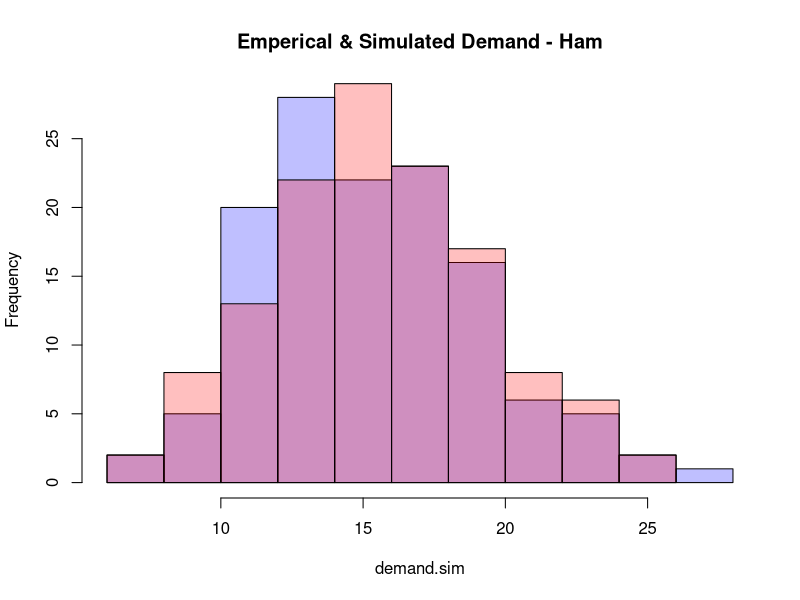

R code for this plot:
## ---- chunk 1
details <- read.csv("details.csv", header = TRUE)
sales <- read.csv("sales.csv", header = TRUE)
library(knitr)
## ---- chunk 2
profit.margin <- data.frame(details$price - details$cost, row.names = c("ham", "turkey", "veggie"))
kable(profit.margin)
## ---- chunk 3
profit.func <- function(demand.sim,inventory.sim){
  profit.sim.func <- ifelse(demand.sim-inventory.sim<=0,demand.sim*3.0-(inventory.sim-demand.sim)*3.5, inventory.sim*3.0)
  profit.sim.func<-sum(profit.sim.func)
  return(profit.sim.func)}
## ---- chunk 4
(obs.profit<-profit.func(sales$demand.ham, sales$available.ham))
## ---- chunk 5
ham.bal <- sales$demand.ham - sales$available.ham
foregone.sales <- ifelse(ham.bal>0, (sales$demand.ham-sales$available.ham)*6.5,0)
unused.inventory <- ifelse(ham.bal<0, (sales$available.ham - sales$demand.ham)*3.5, 0)
(sum(foregone.sales))
(sum(unused.inventory))
## ---- chunk 6
lambda.ham <- mean(sales$demand.ham)
## ---- chunk 7
demand.sim <- sapply(1:130, function(x) rpois(1,lambda.ham))
## ---- chunk 8
hist(demand.sim, col=rgb(0,0,1,1/4), main ="Emperical & Simulated Demand - Ham")
hist(sales$demand.ham,col=rgb(1,0,0,1/4), ylim = 30, add=TRUE)
## ---- chunk 9
sales.model.obs<-function(){
  demand.sim <- rpois(1:130,16)
  inventory.sim <-sales$available.ham
  model.profit <-profit.func(demand.sim, inventory.sim)}

model.simulated.profit <-sapply(1:10000, function(x) sales.model.obs())
difference <- obs.profit - mean(model.simulated.profit)
difference
## ---- chunk 10
sales.model.obs<-function(){
  demand.sim <- rpois(1:130,16.17)
  inventory.sim <-sales$available.ham
  model.profit <-profit.func(demand.sim, inventory.sim)
}

model.simulated.profit <-sapply(1:10000, function(x) sales.model.obs())
#summary(model.simulated.profit)
difference <- obs.profit - mean(model.simulated.profit)
difference
## ---- chunk 11
sales.model.3<-function(sand.no){
  demand.sim <- rpois(1:130, 16.17)
  inventory.sim <-replicate(130, sand.no)
  model.profit <-profit.func(demand.sim, inventory.sim)
}
sand.no <- 14
model.simulated.profit <-sapply(1:10000, function(x) sales.model.3(sand.no))
summary(model.simulated.profit)
difference.14 <-  mean(model.simulated.profit) - obs.profit

sand.no <- 15
model.simulated.profit <-sapply(1:10000, function(x) sales.model.3(sand.no))
summary(model.simulated.profit)
difference.15 <-  mean(model.simulated.profit) - obs.profit

sand.no <- 16
model.simulated.profit <-sapply(1:10000, function(x) sales.model.3(sand.no))
summary(model.simulated.profit)
difference.16 <-  mean(model.simulated.profit) - obs.profit

sand.no <- 17
model.simulated.profit <-sapply(1:10000, function(x) sales.model.3(sand.no))
summary(model.simulated.profit)
difference.17 <-  mean(model.simulated.profit) - obs.profit

constant.count <-cbind(difference.14,difference.15,difference.16,difference.17)
kable(constant.count)
## ---- chunk 12
sales.model.2<-function(){
  demand.sim <- rpois(1:130,16.17)
  inventory.sim <-sample(14:17, 130, replace=TRUE)
  model.profit <-profit.func(demand.sim, inventory.sim)
}

model.simulated.profit <-sapply(1:10000, function(x) sales.model.2())
summary(model.simulated.profit)
difference <-  mean(model.simulated.profit) - obs.profit
difference
## ---- chunk 13
obs.profit.turkey<-profit.func(sales$demand.turkey, sales$available.turkey)
sales.model.obs<-function(){
  demand.sim <- rpois(1:130,21.6)
  inventory.sim <-sales$available.turkey
  model.profit <-profit.func(demand.sim, inventory.sim)
}

model.simulated.profit <-sapply(1:10000, function(x) sales.model.obs())
#summary(model.simulated.profit)
difference <- obs.profit.turkey - mean(model.simulated.profit)
difference
## ---- chunk 14
sales.model.5<-function(sand.no){
  demand.sim <- rpois(1:130, 21.6)
  inventory.sim <-replicate(130, sand.no)
  model.profit <-profit.func(demand.sim, inventory.sim)
}
sand.no <- 20
model.simulated.profit <-sapply(1:10000, function(x) sales.model.5(sand.no))
#summary(model.simulated.profit)
difference.20 <-  mean(model.simulated.profit) - obs.profit.turkey

sand.no <- 21
model.simulated.profit <-sapply(1:10000, function(x) sales.model.5(sand.no))
#summary(model.simulated.profit)
difference.21 <-  mean(model.simulated.profit) - obs.profit.turkey

sand.no <- 22
model.simulated.profit <-sapply(1:10000, function(x) sales.model.5(sand.no))
#summary(model.simulated.profit)
difference.22 <-  mean(model.simulated.profit) - obs.profit.turkey

sand.no <- 23
model.simulated.profit <-sapply(1:10000, function(x) sales.model.5(sand.no))
#summary(model.simulated.profit)
difference.23 <-  mean(model.simulated.profit) - obs.profit.turkey

constant.count <-cbind(difference.20,difference.21,difference.22,difference.23)
kable(constant.count)
## ---- chunk 15
sales.model.6<-function(){
  demand.sim <- rpois(1:130,21.6)
  inventory.sim <-sample(21:24, 130, replace=TRUE)
  model.profit <-profit.func(demand.sim, inventory.sim)
}

model.simulated.profit <-sapply(1:10000, function(x) sales.model.6())
#summary(model.simulated.profit)
difference <-  mean(model.simulated.profit) - obs.profit.turkey
difference
## ---- chunk 16

obs.profit.veggie<-profit.func(sales$demand.veggie, sales$available.veggie)
sales.model.obs<-function(){
  demand.sim <- rpois(1:130,13.2)
  inventory.sim <-sales$available.veggie
  model.profit <-profit.func(demand.sim, inventory.sim)
}

model.simulated.profit <-sapply(1:10000, function(x) sales.model.obs())
#summary(model.simulated.profit)
difference <- obs.profit.veggie - mean(model.simulated.profit)
difference
## ---- chunk 17
sales.model.6<-function(sand.no){
  demand.sim <- rpois(1:130, 13.2)
  inventory.sim <-replicate(130, sand.no)
  model.profit <-profit.func(demand.sim, inventory.sim)
}
sand.no <- 12
model.simulated.profit <-sapply(1:10000, function(x) sales.model.5(sand.no))
#summary(model.simulated.profit)
difference.12 <-  mean(model.simulated.profit) - obs.profit.veggie

sand.no <- 13
model.simulated.profit <-sapply(1:10000, function(x) sales.model.6(sand.no))
#summary(model.simulated.profit)
difference.13 <-  mean(model.simulated.profit) - obs.profit.veggie

sand.no <- 14
model.simulated.profit <-sapply(1:10000, function(x) sales.model.6(sand.no))
#summary(model.simulated.profit)
difference.14 <-  mean(model.simulated.profit) - obs.profit.veggie

sand.no <- 15
model.simulated.profit <-sapply(1:10000, function(x) sales.model.6(sand.no))
#summary(model.simulated.profit)
difference.15 <-  mean(model.simulated.profit) - obs.profit.veggie

constant.count <-cbind(difference.12, difference.13,difference.14,difference.15)
kable(constant.count)
## ---- chunk 18
sales.model.6<-function(){
  demand.sim <- rpois(1:130,13.2)
  inventory.sim <-sample(12:16, 130, replace=TRUE)
  model.profit <-profit.func(demand.sim, inventory.sim)
}

model.simulated.profit <-sapply(1:10000, function(x) sales.model.6())
#summary(model.simulated.profit)
difference <-  mean(model.simulated.profit) - obs.profit.veggie
difference
